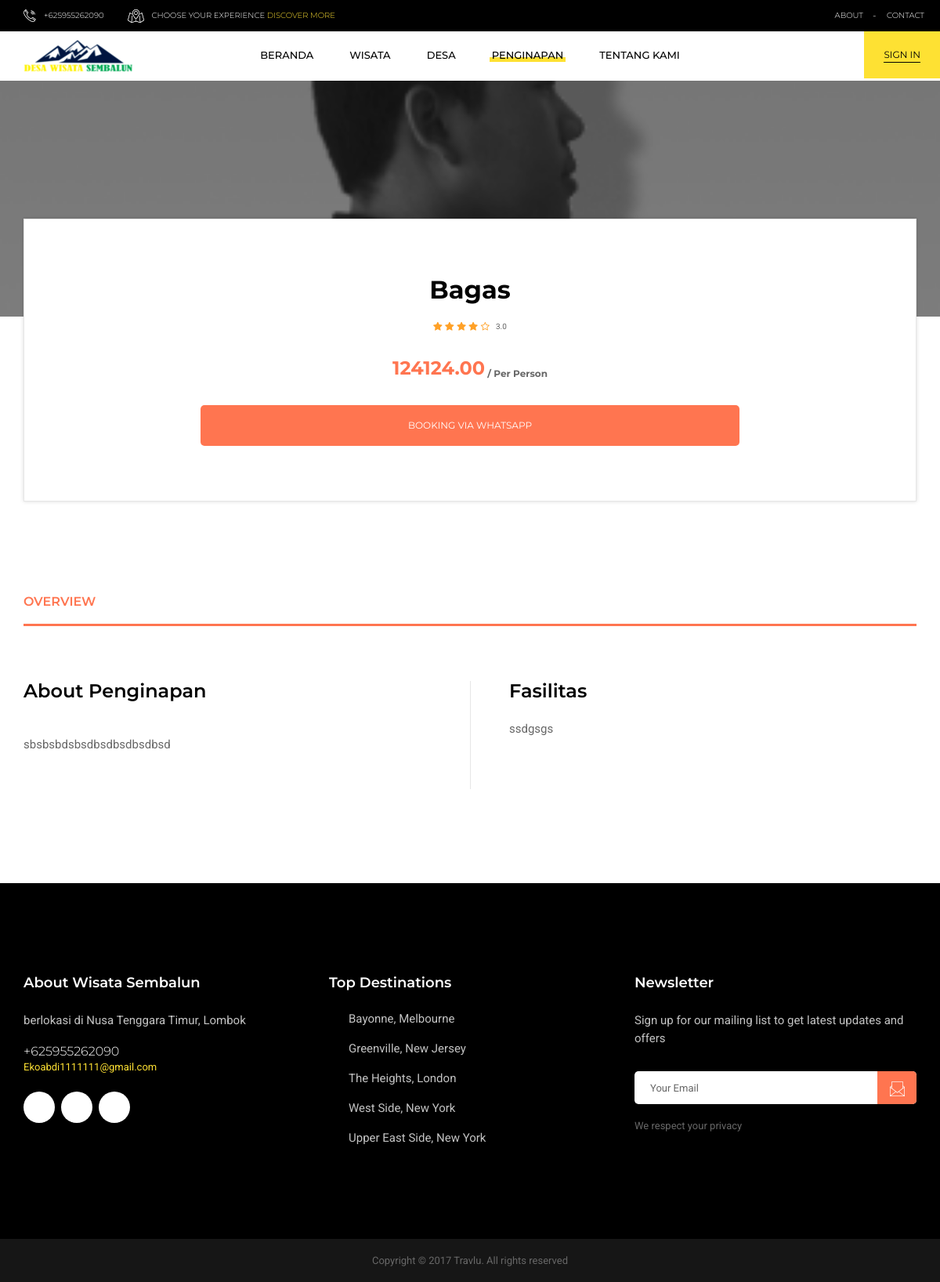
Page /bookingdetail.php?id=4 on the committed database.
### tables this page shows
CREATE TABLE `penginapan` (
  `id` int NOT NULL,
  `nama_penginapan` varchar(100) NOT NULL,
  `gambar_penginapan` varchar(255) DEFAULT NULL,
  `deskripsi_penginapan` text,
  `biaya` decimal(10,2) DEFAULT NULL,
  `rating` decimal(2,1) DEFAULT NULL,
  `fasilitas` text,
  `contact` varchar(20) DEFAULT NULL
);

### bookingdetail.php (the view, shortened to what this page needs)
<?php
include 'db.php';
$id = $_GET['id'];
$sql = "SELECT * FROM penginapan WHERE id = $id";
$result = $conn->query($sql);
$row = $result->fetch_assoc();
?>
<!doctype html>
	<html class="no-js" lang="zxx">
<head>
	<?php include 'includes/style.php'; ?>
</head>
<body>
	<div id="tg-wrapper" class="tg-wrapper tg-haslayout">
		<?php
			include 'includes/header.php';
		?>
		<div class="tg-parallax tg-innerbanner" data-appear-top-offset="600" data-parallax="scroll" data-image-src="admin/penginapan/<?= $row['gambar_penginapan']; ?>">
			<div class="tg-sectionspace tg-haslayout">
				<div class="container">
					<div class="row">
						<div class="col-xs-12 col-sm-12 col-md-12 col-lg-12"></div>
					</div>
				</div>
			</div>
		</div>
		<main id="tg-main" class="tg-main tg-haslayout">
			<div class="container">
				<div class="row">
					<div class="col-xs-12 col-sm-12 col-md-12 col-lg-12">
						<div id="tg-content" class="tg-content">
							<div class="tg-tourbookingdetail">
								<div class="tg-bookinginfo">
									<h2><?= $row['nama_penginapan']; ?></h2>
									<div class="tg-durationrating">
										<span class="tg-stars"><span></span></span>
										<em><?= $row['rating']; ?></em>
									</div>
									<div class="tg-pricearea">
										<h4><?= $row['biaya']; ?><sub>/ per person</sub></h4>
									</div>
									<form class="tg-formtheme tg-formbookingdetail">
										<fieldset>
												<button type="submit" class="tg-btn tg-btn-lg"><a target="_blank" style="color:white" href="https://api.whatsapp.com/send?phone=' . $contact . '&text=Saya%20tertarik%20untuk%20booking%20penginapan%20' . $namaPenginapan . '">Booking via WhatsApp</a></button>
										</fieldset>
									</form>
								</div>
								<div class="tg-sectionspace tg-haslayout">
									<div class="tg-themetabs tg-bookingtabs">
										<ul class="tg-themetabnav" role="tablist">
											<li role="presentation" class="active">
												<a href="#america" aria-controls="america" role="tab" data-toggle="tab">
													<span>Overview</span>
												</a>
											</li>
										</ul>
										<div class="tab-content tg-themetabcontent">
                                        <div role="tabpanel" class="tab-pane active tg-overviewtab" id="america">
												<div class="tg-bookingdetail">
													<div class="tg-box">
														<h2>About Penginapan</h2>
														<div class="tg-description">
															<p><?= $row['deskripsi_penginapan']; ?></p>
														</div>
													</div>
												</div>
												<div class="tg-bookingdetail tg-bookingdetailstyle">
													<div class="tg-box">
                                                        <h2>Fasilitas</h2>
														<div class="tg-description">
															<p><?= $row['fasilitas']; ?></p>
														</div>
													</div>
												</div>
											</div>
										</div>
									</div>
								</div>
							</div>
						</div>
					</div>
				</div>
			</div>
		</main>
		<?php include 'includes/footer.php'; ?>
	</div>
</body>
</html>

### css/transitions.css (style rules this page uses)
*:after, *:before, p a, a, .tg-socialicons li a, .tg-roundicontext, .tg-roundicontext .tg-usericonholder, .owl-carousel .owl-dot span, .tg-trendingtrip figure img, .tg-trendingtrip .tg-hover .tg-stars, .tg-trendingtrip .tg-hover .tg-tourduration, .tg-trendingtrip .tg-hover .tg-pricearea, .tg-themetabnav li a img, .tg-post figure img, .tg-post figure .tg-hover, .tg-homesliderthumbnails .item figcaption, .tg-ourpartnersvtwo li figure a img, .tg-panel h4, .sub-menu, .mega-menu, .tg-topdestination figure figcaption, .tg-topdestination figure a img, .tg-btnviewall, .tg-share, .tg-bookingtabs .tg-themetabnav li a span, .tg-panel h4, .tg-panel h4:after, .tg-couponapply .form-group .tg-btn, .tg-cartitems, .tg-search .tg-destinations li a h3, .tg-navtbs li, .tg-navtbs li:after, .tg-destination figure a img, .tg-btnroundprev, .tg-btnroundnext, .tg-btnaddtocart span, .tg-prevpost a h2, .tg-nextpost a h2, .tg-tourdestination figure a img { -webkit-transition: all 300ms ease-in-out; -moz-transition: all 300ms ease-in-out; -ms-transition: all 300ms ease-in-out; -o-transition: all 300ms ease-in-out; transition: all 300ms ease-in-out; }

### css/color.css (style rules this page uses)
a, p a, p a:hover, a:hover, a:focus, a:active, .tg-stars span:after, .tg-btn:hover, .tg-featuretitle h2 span, .tg-populartourtitle h3 a:hover, .tg-pricearea h4, .tg-destinations li a:hover h3, .tg-guidecontenthead h4:hover a, .tg-bgdark .tg-destinations li a em, .tg-panel h4:hover, .tg-panel h4.active, .tg-contactinfoicon, .tg-contactinfoicon i, .tg-dropdownusermenu li a:hover, .tg-newcontent .tg-pricearea h4, .tg-widget.tg-widgetcatagories ul li:hover a, .tg-widget.tg-widgetcatagories ul li:hover:before, .tg-formicon i, .tg-bookingtabs .tg-themetabnav li:hover a span, .tg-bookingtabs .tg-themetabnav li.active a span, .tg-liststyle li:before, .tg-btnedit, .tg-widgetpersonprice ul li .tg-totalpayment em, .tg-widgetdashboard ul li:hover a, .tg-widgetdashboard ul li:hover a i, .tg-widgetdashboard ul li.selected a, .tg-widgetdashboard ul li.selected i, .tg-subtotal span, .tg-reply:hover, .tg-prevpost a:hover h2, .tg-nextpost a:hover h2, .tg-socialicons li a:hover i, .location_indicator:before { color: #ff7550; }
.tg-btn, .tg-descount, .tg-formnewsletter button, .tg-locationname, .tg-btnplay, .tg-findtourvfour, .tg-btntoggleform, .tg-pagination ul li.tg-active a, .tg-pagination ul li a:hover, .tg-select .dropdown-menu>.active>a, .tg-select .dropdown-menu>.active>a:focus, .tg-select .dropdown-menu>.active>a:hover, .tg-select .dropdown-menu.inner li a:hover, .tg-bookingtabs .tg-themetabnav li:hover a:before, .tg-bookingtabs .tg-themetabnav li.active a:before, .tg-couponapply .form-group .tg-btn:hover, .tg-widgetpersonprice ul li .tg-btn, .tg-dashboardcontent table tr .tg-btnview:hover, .tg-fulltourdetail .tg-totalprice .tg-totalpayment, .tg-imgholder .tg-btn:hover, .tg-btnarea .tg-btn, .tg-pkgplanfoot .tg-btn:hover, .tg-btnaddtocart:hover, .tg-formleavecomment .tg-btn { background:#ff7550; }

### rows in the picture
penginapan: nama_penginapan "Bagas", rating "3.0", biaya "124124.00", deskripsi_penginapan "sbsbsbdsbsdbsdbsdbsdbsd", fasilitas "ssdgsgs"
